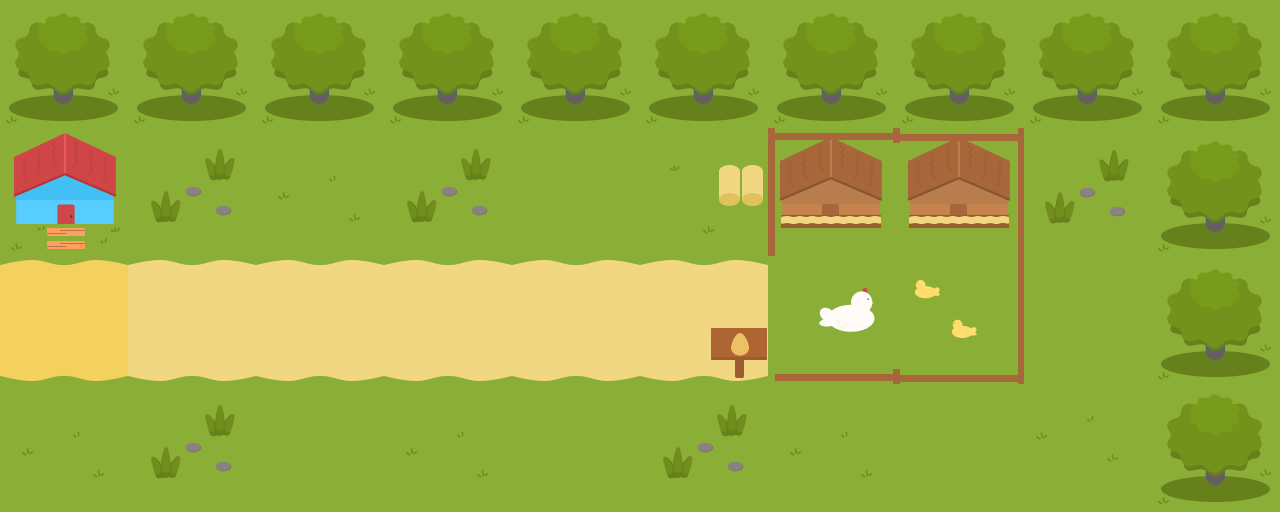

The image is a tile-based game level rendered from a .tmx file. Its description and complete source (layers, tilesets, objects, tile grids) follow:
An orthogonal 10x4 tile map with 128x128 px tiles, 1 tile layer (Tile Layer 1).

<map version="1.10" tiledversion="1.10.2" orientation="orthogonal" renderorder="right-down" width="10" height="4" tilewidth="128" tileheight="128" infinite="0" nextlayerid="2" nextobjectid="1">
 <tileset firstgid="1" name="levelSatu" tilewidth="128" tileheight="128" tilecount="40" columns="10">
  <image source="../images/LevelSatuUltahBeri.png" width="1280" height="512" />
 </tileset>
 <layer id="1" name="Tile Layer 1" width="10" height="4">
  <data encoding="csv">
2,2,2,2,2,2,2,2,2,2,
11,12,33,12,13,16,17,18,36,2,
21,23,23,23,23,26,27,28,13,2,
33,12,32,33,13,12,33,34,31,40
</data>
 </layer>
</map>
